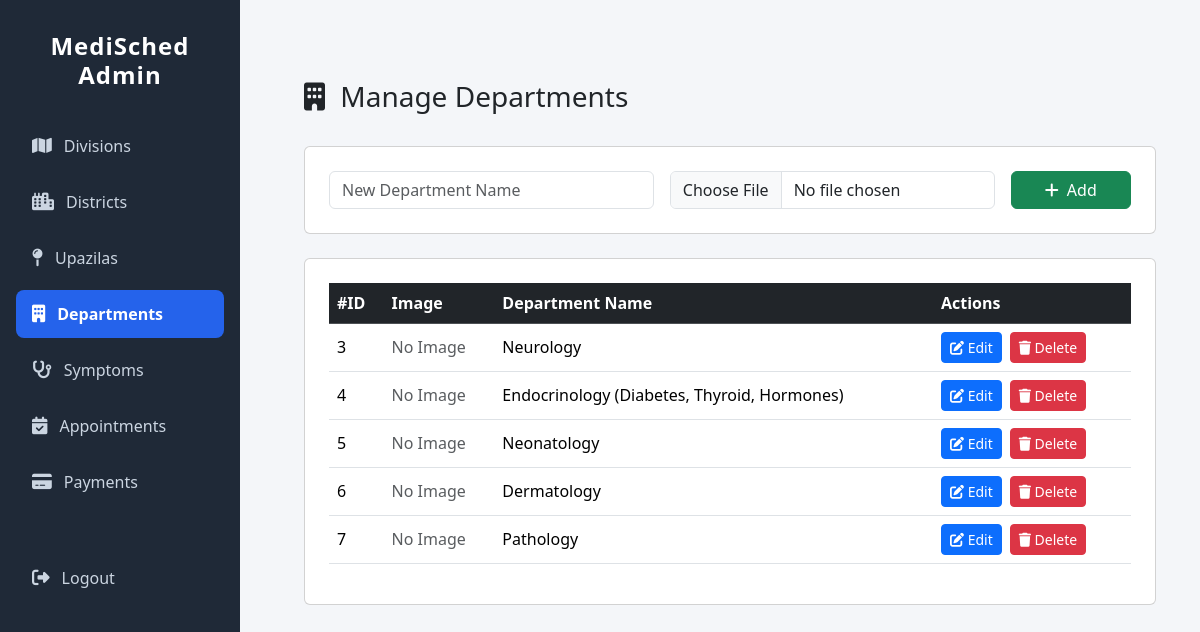
The app's page /adminapp/departments/, older data.
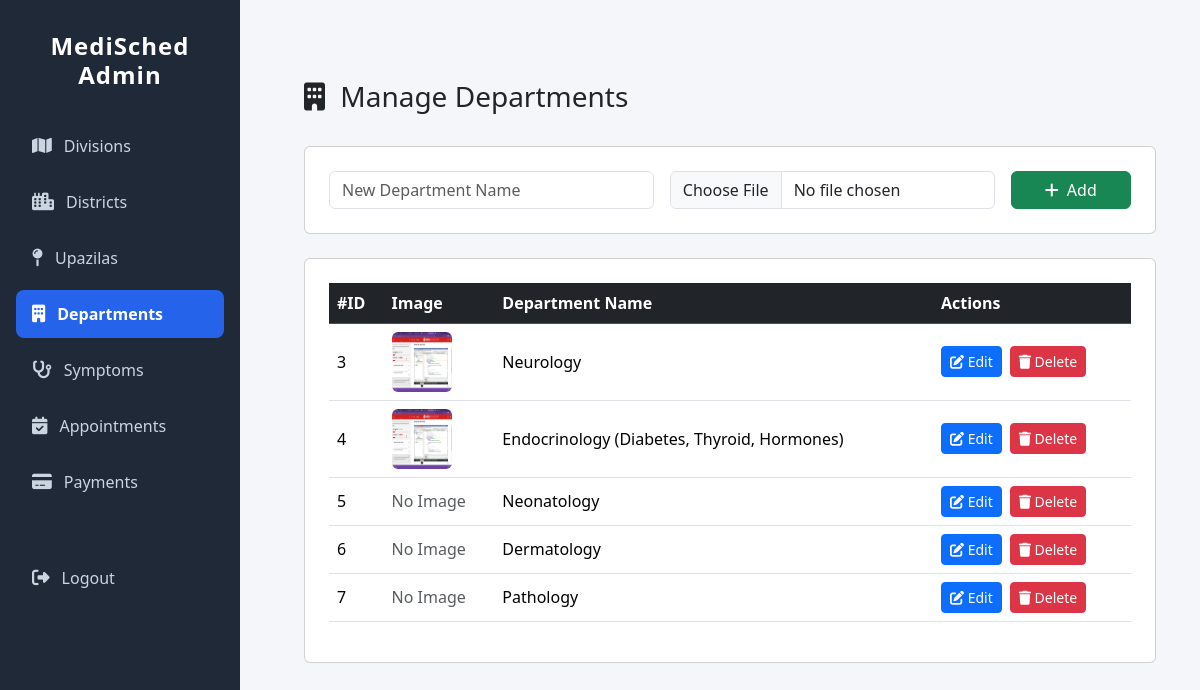
The same page, newer data.
### adminapp/models.py (models this page shows, shortened)
class Department(models.Model):
    department_name = models.CharField(max_length=100, unique=True)
    department_image = models.ImageField(upload_to='department/',  blank=True, null=True)

### adminapp/views.py (the view)
# urls.py: path('departments/', views.department_list, name='department_list'),
def department_list(request):
    departments = Department.objects.all()
    return render(request, 'adminapp/department_list.html', {'departments': departments})

### adminapp/templates/adminapp/department_list.html (shortened to what this page needs)
{% extends 'adminapp/base_admin.html' %}
{% load static %}
{% block content %}
<div class="container mt-5">
  <div class="d-flex justify-content-between align-items-center mb-4">
    <h3><i class="fa-solid fa-building me-2"></i> Manage Departments</h3>
  </div>
  <div class="card p-4 mb-4">
    <form method="POST" action="{% url 'add_department' %}" class="row g-3" enctype="multipart/form-data">
      <div class="col-md-5">
        <input type="text" name="department_name" class="form-control" placeholder="New Department Name" required>
      </div>
      <div class="col-md-5">
        <input type="file" name="department_image" class="form-control" accept="image/*">
      </div>
      <div class="col-md-2 d-grid">
        <button class="btn btn-success"><i class="fa-solid fa-plus me-2"></i>Add</button>
      </div>
    </form>
  </div>
  <div class="card p-4">
    <div class="table-responsive">
      <table class="table table-hover align-middle">
        <thead class="table-dark">
          <tr>
            <th>#ID</th>
            <th>Image</th>
            <th>Department Name</th>
            <th>Actions</th>
          </tr>
        </thead>
        <tbody>
          {% for dept in departments %}
          <tr>
            <td>{{ dept.id }}</td>
            <td>
              {% if dept.department_image %}
                <img src="{{ dept.department_image.url }}" alt="{{ dept.department_name }}" width="60" height="60" class="rounded">
              {% else %}
                <span class="text-muted">No Image</span>
              {% endif %}
            </td>
            <td>{{ dept.department_name }}</td>
            <td>
              <div class="d-flex gap-2">
                <a href="{% url 'edit_department' dept.id %}" class="btn btn-primary btn-sm">
                  <i class="fa-solid fa-pen-to-square"></i> Edit
                </a>
                <a href="{% url 'delete_department' dept.id %}" class="btn btn-danger btn-sm">
                  <i class="fa-solid fa-trash"></i> Delete
                </a>
              </div>
            </td>
          </tr>
          {% empty %}
          <tr>
            <td colspan="4" class="text-center text-muted">No departments found. Add a new department above.</td>
          </tr>
          {% endfor %}
        </tbody>
      </table>
    </div>
  </div>
</div>
{% endblock %}

Row changes from the older to the newer data that the page shows:
changed Department "Neurology": department_image: picture added; no longer shows "No Image"
changed Department "Endocrinology (Diabetes, Thyroid, Hormones)": department_image: picture added; no longer shows "No Image"
